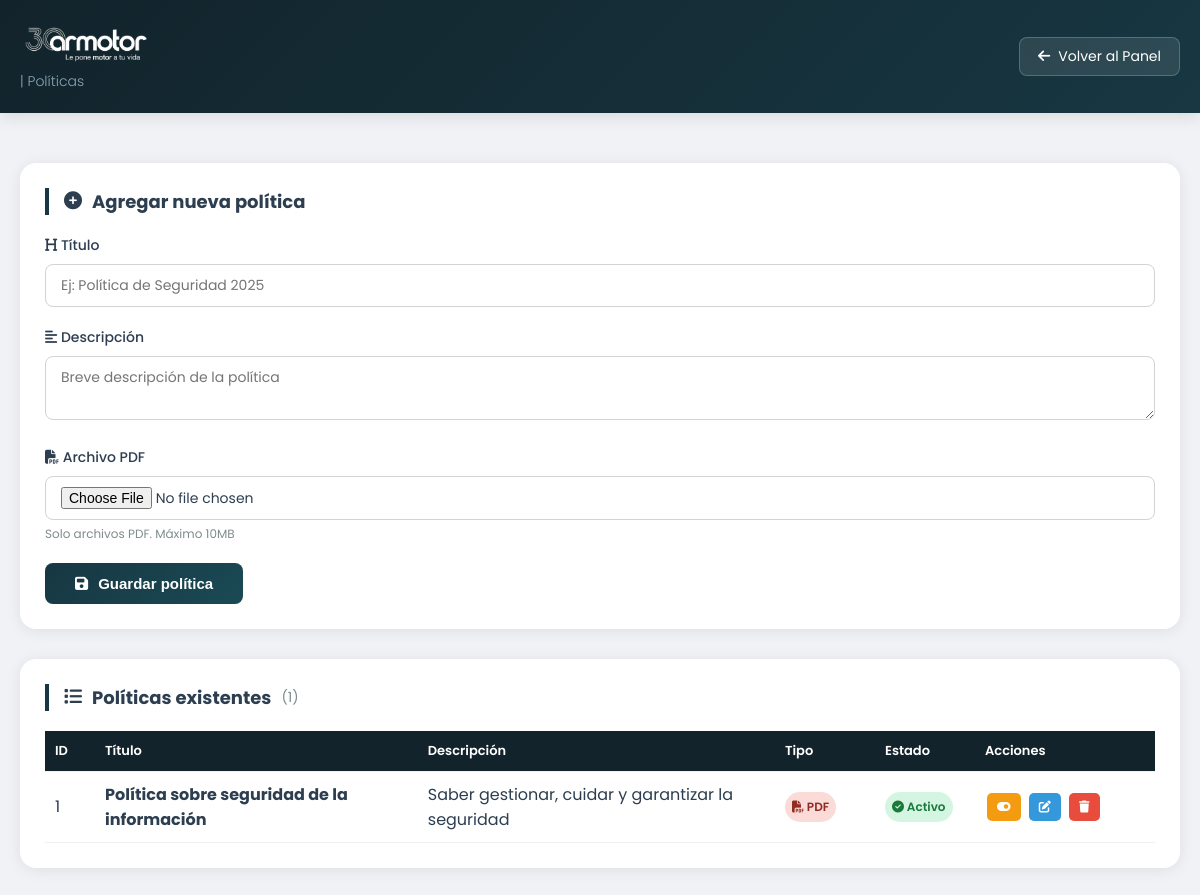
The page /admin/politicas/index.php (signed in) on the database its author committed.
### tables this page shows
CREATE TABLE `politicas` (
  `id` int NOT NULL AUTO_INCREMENT,
  `titulo` varchar(200) NOT NULL,
  `descripcion` text,
  `archivo_url` varchar(500) NOT NULL,
  `orden` int DEFAULT '0',
  `activo` tinyint DEFAULT '1',
  `creado_por` int DEFAULT NULL,
  `fecha_creacion` datetime DEFAULT CURRENT_TIMESTAMP,
  PRIMARY KEY (`id`),
  KEY `creado_por` (`creado_por`),
  CONSTRAINT `politicas_armotor_ibfk_1` FOREIGN KEY (`creado_por`) REFERENCES `usuarios` (`id`) ON DELETE SET NULL
);

### admin/politicas/index.php (the view, shortened to what this page needs)
<?php
require_once '../../includes/auth_check.php';
$stmt = $pdo->query("SELECT * FROM politicas ORDER BY orden ASC, titulo ASC");
$politicas = $stmt->fetchAll(PDO::FETCH_ASSOC);
?>
<!DOCTYPE html>
<html lang="es">
<head>
    <link rel="stylesheet" href="https://cdnjs.cloudflare.com/ajax/libs/font-awesome/6.5.1/css/all.min.css">
</head>
<body>
    <header class="header">
        <div class="container">
            <div class="logo">
                <img src="../../uploads/logo/30-años-blanco.webp" alt="logo intranet" style="display: flex; width: 130px;">
                <small>| Políticas</small>
            </div>
            <a href="../index.php" class="btn-volver">
                <i class="fas fa-arrow-left"></i> Volver al Panel
            </a>
        </div>
    </header>
    <div class="container">
        <div class="card">
            <h2><i class="fas fa-plus-circle"></i> Agregar nueva política</h2>
            <form action="guardar.php" method="POST" enctype="multipart/form-data">
                <div class="form-group">
                    <label><i class="fas fa-heading"></i> Título</label>
                    <input type="text" name="titulo" required placeholder="Ej: Política de Seguridad 2025">
                </div>
                <div class="form-group">
                    <label><i class="fas fa-align-left"></i> Descripción</label>
                    <textarea name="descripcion" rows="2" placeholder="Breve descripción de la política"></textarea>
                </div>
                <div class="form-group">
                    <label><i class="fas fa-file-pdf"></i> Archivo PDF</label>
                    <input type="file" name="archivo_pdf" accept=".pdf" required>
                    <div class="info-text">Solo archivos PDF. Máximo 10MB</div>
                </div>
                <button type="submit" class="btn-guardar">
                    <i class="fas fa-save"></i> Guardar política
                </button>
            </form>
        </div>
        <div class="card">
            <h2>
                <i class="fas fa-list"></i>
                Políticas existentes
                <span style="font-size: 14px; font-weight: 400; color: #7f8c8d;">
                    (<?php echo count($politicas); ?>)
                </span>
            </h2>
            <?php if (empty($politicas)): ?>
                <div class="empty-state">
                    <i class="fas fa-file-pdf"></i>
                    <h3>No hay políticas registradas</h3>
                    <p>Agrega la primera política usando el formulario superior.</p>
                </div>
            <?php else: ?>
                <div class="table-responsive">
                    <table>
                        <thead>
                            <tr>
                                <th style="width: 50px;">ID</th>
                                <th style="min-width: 150px;">Título</th>
                                <th style="min-width: 150px;">Descripción</th>
                                <th style="width: 100px;">Tipo</th>
                                <th style="width: 100px;">Estado</th>
                                <th style="width: 180px;">Acciones</th>
                            </tr>
                        </thead>
                        <tbody>
                            <?php foreach ($politicas as $doc): ?>
                                <tr>
                                    <td><?php echo $doc['id']; ?></td>
                                    <td>
                                        <strong><?php echo htmlspecialchars($doc['titulo']); ?></strong>
                                    </td>
                                    <td><?php echo htmlspecialchars($doc['descripcion']); ?></td>
                                    <td>
                                        <span class="badge badge-pdf">
                                            <i class="fas fa-file-pdf"></i> PDF
                                        </span>
                                    </td>
                                    <td>
                                        <span class="badge <?php echo $doc['activo'] ? 'badge-activo' : 'badge-inactivo'; ?>">
                                            <i class="fas <?php echo $doc['activo'] ? 'fa-check-circle' : 'fa-times-circle'; ?>"></i>
                                            <?php echo $doc['activo'] ? 'Activo' : 'Inactivo'; ?>
                                        </span>
                                    </td>
                                    <td>
                                        <a href="?cambiar_estado=<?php echo $doc['id']; ?>" class="btn-accion btn-estado" title="Cambiar estado">
                                            <i class="fas fa-toggle-on"></i>
                                        </a>
                                        <a href="editar.php?id=<?php echo $doc['id']; ?>" class="btn-accion btn-editar" title="Editar">
                                            <i class="fas fa-edit"></i>
                                        </a>
                                        <a href="?eliminar=<?php echo $doc['id']; ?>" class="btn-accion btn-eliminar" title="Eliminar" onclick="return confirm('¿Eliminar esta política permanentemente?')">
                                            <i class="fas fa-trash"></i>
                                        </a>
                                    </td>
                                </tr>
                            <?php endforeach; ?>
                        </tbody>
                    </table>
                </div>
            <?php endif; ?>
        </div>
    </div>
</body>
</html>

### admin/politicas/index.php (style rules this page uses)
* { margin: 0; padding: 0; box-sizing: border-box; }
body { font-family: 'Poppins', sans-serif; background: #f0f2f5; color: #2c3e50; }
.container { max-width: 1200px; margin: 0 auto; padding: 20px; }
.header { background: linear-gradient(135deg, #12232b 0%, #173742 100%); padding: 0px 0; margin-bottom: 30px; box-shadow: 0 4px 15px rgba(0,0,0,0.1); }
.header .container { display: flex; justify-content: space-between; align-items: center; }
.logo small { color: #8aa8b8; font-size: 14px; font-weight: 300; }
.btn-volver { background: rgba(255,255,255,0.1); color: white; padding: 8px 18px; text-decoration: none; border-radius: 8px; transition: all 0.3s ease; border: 1px solid rgba(255,255,255,0.2); font-size: 14px; display: inline-flex; align-items: center; gap: 8px; }
.card { background: white; border-radius: 16px; padding: 25px; margin-bottom: 30px; box-shadow: 0 2px 15px rgba(0,0,0,0.08); }
.card h2 { margin-bottom: 20px; border-left: 4px solid #173742; padding-left: 15px; font-size: 18px; display: flex; align-items: center; gap: 10px; }
.form-group { margin-bottom: 20px; }
.form-group label { display: block; margin-bottom: 8px; font-weight: 500; font-size: 14px; }
.form-group input, .form-group textarea { width: 100%; padding: 10px 15px; border: 1px solid #d3d3d3; border-radius: 8px; font-family: 'Poppins', sans-serif; font-size: 14px; transition: all 0.3s ease; }
.form-group textarea { resize: vertical; min-height: 60px; }
.btn-guardar { background: linear-gradient(135deg, #173742, #1a4a55); color: white; border: none; padding: 12px 30px; border-radius: 8px; cursor: pointer; font-weight: 600; transition: all 0.3s ease; font-size: 15px; display: inline-flex; align-items: center; gap: 10px; }
.table-responsive { overflow-x: auto; }
table { width: 100%; border-collapse: collapse; }
th, td { padding: 10px; text-align: left; border-bottom: 1px solid #f0f0f0; }
th { background: #12232b; color: white; font-weight: 600; font-size: 13px; }
.badge { padding: 6px 7px; border-radius: 20px; font-size: 12px; font-weight: 600; display: inline-block; }
.badge-activo { background: #d5f5e3; color: #1a7a3a; }
.badge-pdf { background: #fadbd8; color: #922b21; }
.btn-accion { padding: 5px 10px; margin: 0 2px; text-decoration: none; border-radius: 5px; font-size: 12px; display: inline-block; transition: all 0.3s ease; border: none; cursor: pointer; }
.btn-editar { background: #3498db; color: white; }
.btn-eliminar { background: #e74c3c; color: white; }
.btn-estado { background: #f39c12; color: white; }
.info-text { font-size: 12px; color: #7f8c8d; margin-top: 5px; }

### rows shown on the page
politicas: id "1", titulo "Política sobre seguridad de la información", descripcion "Saber gestionar, cuidar y garantizar la seguridad", activo 1 (drawn)

### other values the page prints
count($politicas) "1"
